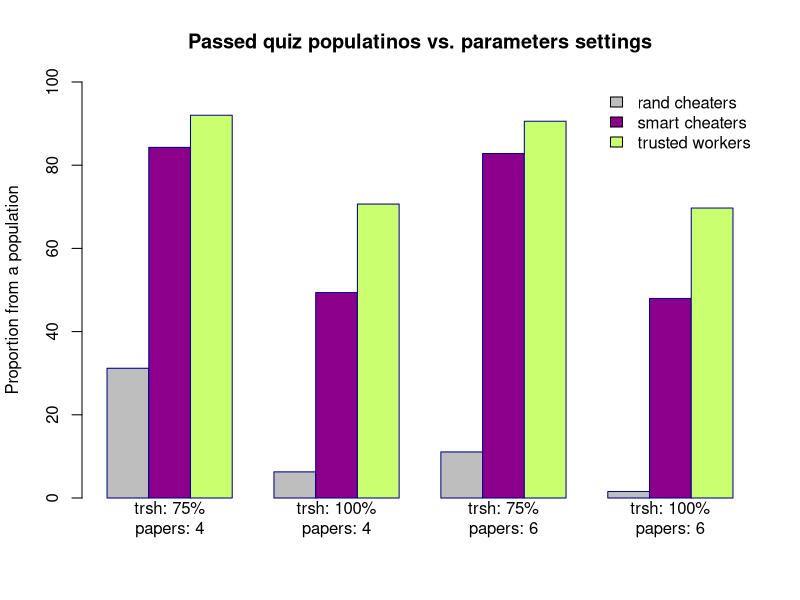

R code for this plot:
data <- matrix(c(31.19, 84.29, 92.01, 
                 6.28, 49.38, 70.66, 
                 11.07, 82.80, 90.57,
                 1.56, 47.97, 69.70),
               ncol=3,byrow=TRUE)
colnames(data) <- c("Rd_cheaters","Smart_cheaters","Workers")
rownames(data) <- c("trsh: 75%\npapers: 4",
                   "trsh: 100%\npapers: 4",
                   "trsh: 75%\npapers: 6",
                   "trsh: 100%\npapers: 6")

barplot(t(data), main="Passed quiz populatinos vs. parameters settings",
        col=c("gray","darkmagenta", "darkolivegreen1"), beside=TRUE,
        legend.text = c('rand cheaters','smart cheaters','trusted workers'),
        ylab = "Proportion from a population", ylim = c(0, 100), border = "dark blue",
        args.legend = list(x ='topright', bty='n'))
